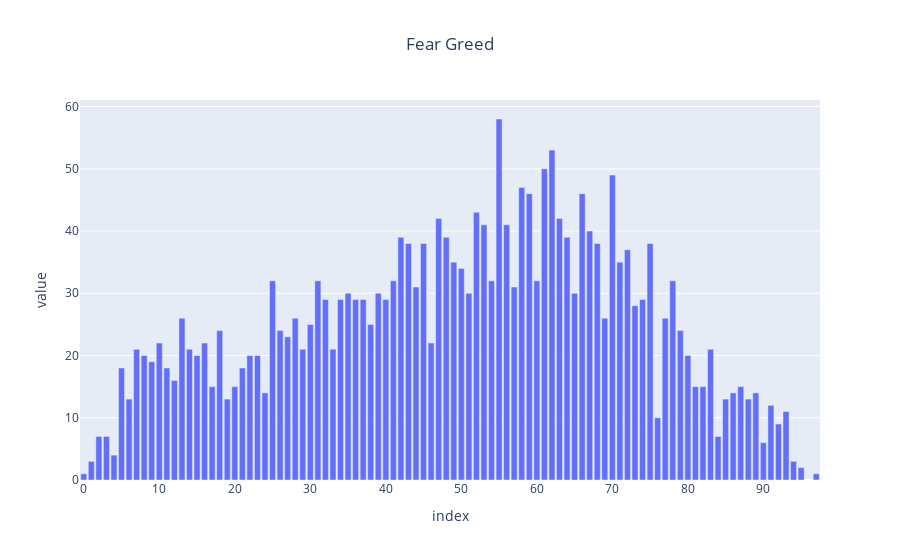
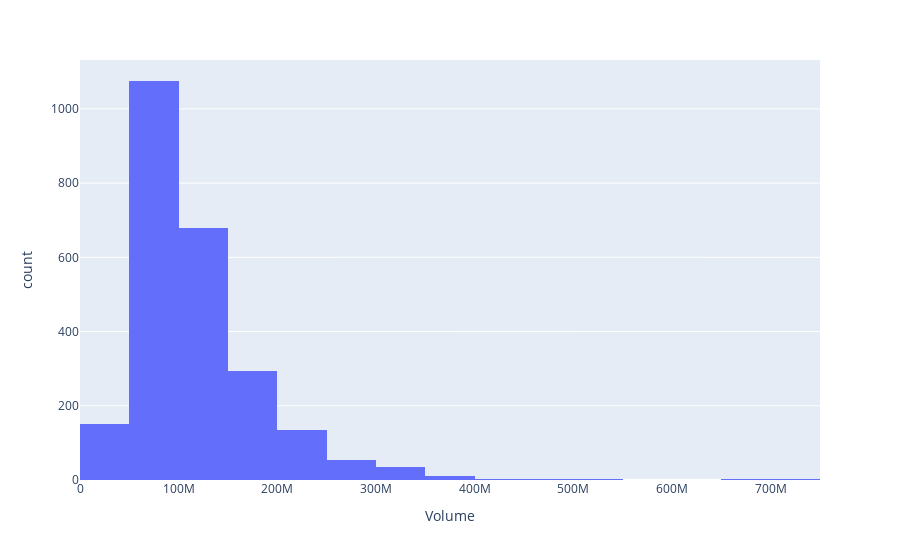

The code cell stored with these charts, in order, in its notebook:
### Code cell
fig1 = px.bar(data['Fear Greed'].value_counts(),title="Fear Greed")
fig1.update_layout(showlegend=False,title_x=0.5)
fig2 = px.histogram(data, x="Volume", nbins=20)
fig2.update_layout(showlegend=False,title_x=0.5)

### Figure 1 — Plotly figure (JSON) as saved in the notebook; plotly's stock layout.template omitted (floating-point values rounded to 4 significant figures)
{"data": [{"alignmentgroup": "True", "hovertemplate": "variable=Fear Greed<br>index=%{x}<br>value=%{y}<extra></extra>", "legendgroup": "Fear Greed", "marker": {"color": "#636efa", "pattern": {"shape": ""}}, "name": "Fear Greed", "offsetgroup": "Fear Greed", "orientation": "v", "showlegend": true, "textposition": "auto", "type": "bar", "x": [55, 62, 61, 70, 58, 66, 59, 52, 63, 47, 53, 56, 67, 48, 64, 42, 75, 68, 45, 43, 72, 49, 71, 50, 41, 60, 54, 78, 25, 31, 44, 57, 65, 39, 51, 35, 34, 32, 36, 74, 40, 37, 73, 28, 77, 13, 69, 30, 38, 79, 18, 26, 27, 10, 46, 16, 83, 29, 14, 33, 7, 15, 80, 22, 8, 23, 9, 5, 21, 11, 12, 17, 81, 87, 82, 20, 86, 89, 24, 6, 88, 19, 85, 91, 93, 76, 92, 2, 84, 3, 90, 4, 94, 1, 95, 0, 97], "xaxis": "x", "y": [58, 53, 50, 49, 47, 46, 46, 43, 42, 42, 41, 41, 40, 39, 39, 39, 38, 38, 38, 38, 37, 35, 35, 34, 32, 32, 32, 32, 32, 32, 31, 31, 30, 30, 30, 30, 29, 29, 29, 29, 29, 29, 28, 26, 26, 26, 26, 25, 25, 24, 24, 24, 23, 22, 22, 22, 21, 21, 21, 21, 21, 20, 20, 20, 20, 20, 19, 18, 18, 18, 16, 15, 15, 15, 15, 15, 14, 14, 14, 13, 13, 13, 13, 12, 11, 10, 9, 7, 7, 7, 6, 4, 3, 3, 2, 1, 1], "yaxis": "y"}], "layout": {"barmode": "relative", "legend": {"title": {"text": "variable"}, "tracegroupgap": 0}, "showlegend": false, "title": {"text": "Fear Greed", "x": 0.5}, "xaxis": {"anchor": "y", "domain": [0, 1], "title": {"text": "index"}}, "yaxis": {"anchor": "x", "domain": [0, 1], "title": {"text": "value"}}}}

### Figure 2 — Plotly figure (JSON) as saved in the notebook; plotly's stock layout.template omitted (floating-point values rounded to 4 significant figures; data arrays with more than 128 entries replaced by an {"elided": "..."} marker saying what was removed)
{"data": [{"alignmentgroup": "True", "bingroup": "x", "hovertemplate": "Volume=%{x}<br>count=%{y}<extra></extra>", "legendgroup": "", "marker": {"color": "#636efa", "pattern": {"shape": ""}}, "name": "", "nbinsx": 20, "offsetgroup": "", "orientation": "v", "showlegend": false, "type": "histogram", "x": {"elided": "2445 int values"}, "xaxis": "x", "yaxis": "y"}], "layout": {"barmode": "relative", "legend": {"tracegroupgap": 0}, "margin": {"t": 60}, "showlegend": false, "title": {"x": 0.5}, "xaxis": {"anchor": "y", "domain": [0, 1], "title": {"text": "Volume"}}, "yaxis": {"anchor": "x", "domain": [0, 1], "title": {"text": "count"}}}}
